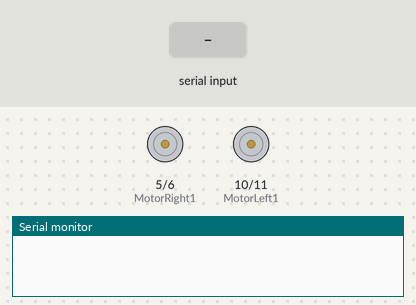
Bench run of a sketch on a simulated Arduino Uno, built with avr-gcc and run on an emulated ATmega328P. On the bench: motor-driver pin pairs drawn as motors (green arrow = first pin HIGH = forward, orange = second pin HIGH = backward, longer = more drive), the last lines printed to the serial monitor. The test bench sets the inputs (shaded band).

Above: at 1.2 s.
1.3 s: "F" received over Serial
At 2.2 s:
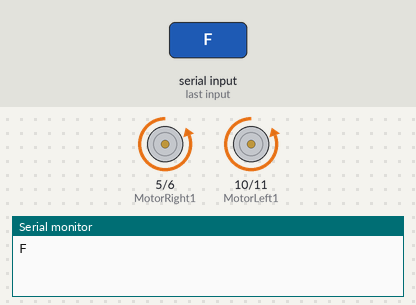
2.8 s: "B" received over Serial
At 3.3 s:
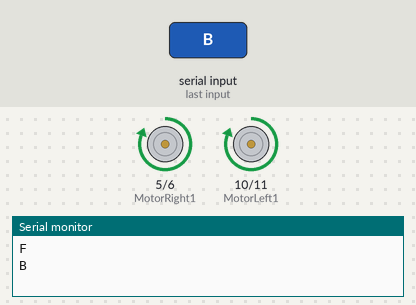
4.3 s: "L" received over Serial
At 5.5 s:
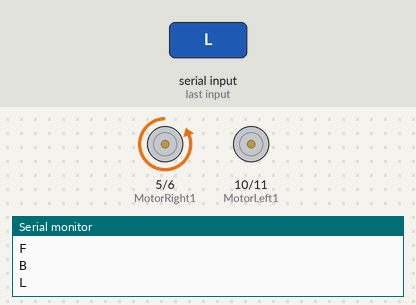
5.8 s: "R" received over Serial
At 6.8 s:
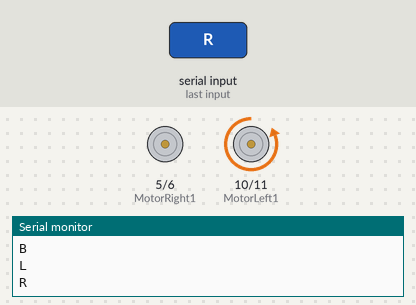
Timing chart, 0 to 8.3 s (numbered marks = the images above; inputs shaded):
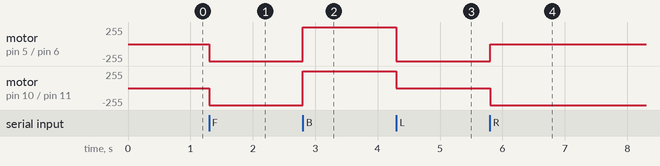

Measured:
- after the input at 1.3 s, motor on pin 5 (MotorRight1) / pin 6 (MotorRight2), motor on pin 10 (MotorLeft1) / pin 11 (MotorLeft2): stopped → backward 255/255 at once
- after the input at 2.8 s, motor on pin 5 (MotorRight1) / pin 6 (MotorRight2), motor on pin 10 (MotorLeft1) / pin 11 (MotorLeft2): backward 255/255 → forward 255/255 at once
- after the input at 4.3 s, motor on pin 5 (MotorRight1) / pin 6 (MotorRight2): forward 255/255 → backward 255/255 at once; motor on pin 10 (MotorLeft1) / pin 11 (MotorLeft2): forward 255/255 → stopped at once
- after the input at 5.8 s, motor on pin 5 (MotorRight1) / pin 6 (MotorRight2): backward 255/255 → stopped at once; motor on pin 10 (MotorLeft1) / pin 11 (MotorLeft2): stopped → backward 255/255 at once

The sketch:

TA0139_computer.ino
```cpp
//Start of
#include <Wire.h>
int MotorRight1 = 5; //IN1 PWM enabled
int MotorRight2 = 6; //IN2 PWM enabled
int MotorLeft1 = 10; //IN3 PWM enabled
int MotorLeft2 = 11; //IN4 PWM enabled
char val;

void setup()
{
  pinMode(MotorRight1, OUTPUT);  // 5 (PWM)
  pinMode(MotorRight2, OUTPUT);  // 6 (PWM)
  pinMode(MotorLeft1,  OUTPUT);  // 10 (PWM)
  pinMode(MotorLeft2,  OUTPUT);  // 11 (PWM)
  Serial.begin(9600);
}
void forward()
{
  digitalWrite(MotorRight1, LOW);
  digitalWrite(MotorRight2, HIGH);
  digitalWrite(MotorLeft1, LOW);
  digitalWrite(MotorLeft2, HIGH);
}
void backward()
{
  digitalWrite(MotorRight1, HIGH);
  digitalWrite(MotorRight2, LOW);
  digitalWrite(MotorLeft1, HIGH);
  digitalWrite(MotorLeft2, LOW);;
}
void left()
{
  digitalWrite(MotorRight1, LOW);
  digitalWrite(MotorRight2, HIGH);
  digitalWrite(MotorLeft1, LOW);
  digitalWrite(MotorLeft2, LOW);
}
void right()
{
  digitalWrite(MotorLeft1, LOW);
  digitalWrite(MotorLeft2, HIGH);
  digitalWrite(MotorRight1, LOW);
  digitalWrite(MotorRight2, LOW);
}
void Stop()
{
  digitalWrite(MotorRight1, LOW);
  digitalWrite(MotorRight2, LOW);
  digitalWrite(MotorLeft1, LOW);
  digitalWrite(MotorLeft2, LOW);
}
void loop()
{
  if(Serial.available()>0)
  {
    val=Serial.read();
    Stop();
    Serial.println(val);
    switch(val)
    {
      case 'F':
      forward();
      break;
      case 'B':
      backward();
      break;
      case 'L':
      left();
      break;
      case 'R':
      right();
      break;
      case'S':
      Stop();
      break;
    }
  }
}
//End of Program
```
